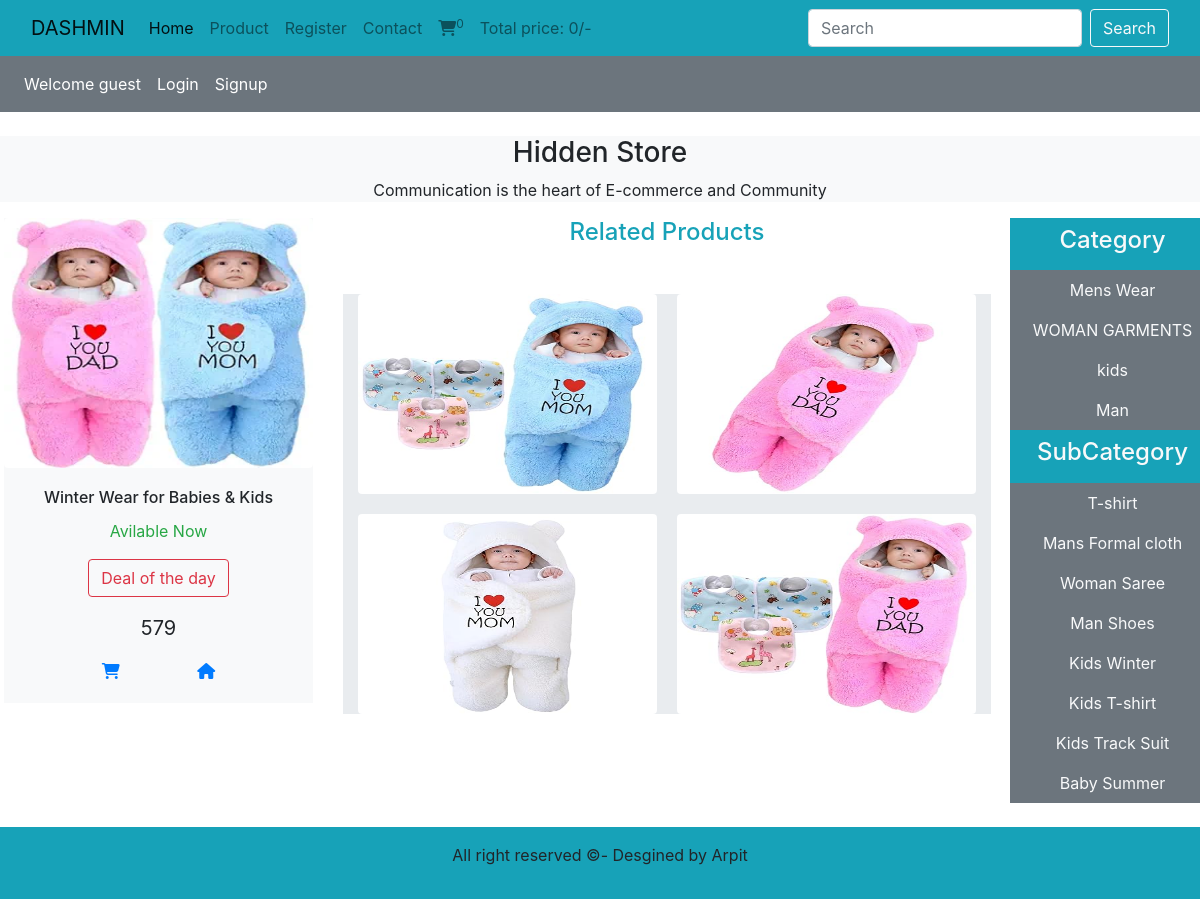
The page /product_details.php?product_id=9 on the database its author committed.
### tables this page shows
CREATE TABLE `product` (
  `pid` int(11) NOT NULL,
  `image` varchar(400) NOT NULL,
  `photo` varchar(400) NOT NULL,
  `pname` varchar(100) NOT NULL,
  `catname` varchar(255) NOT NULL,
  `subid` varchar(100) NOT NULL,
  `price` varchar(100) NOT NULL,
  `pstatus` varchar(100) NOT NULL
);

CREATE TABLE `category` (
  `cid` int(11) NOT NULL,
  `cname` varchar(100) NOT NULL,
  `status` varchar(100) NOT NULL,
  `created_at` varchar(255) NOT NULL DEFAULT current_timestamp(),
  `updated_at` timestamp NOT NULL DEFAULT current_timestamp() ON UPDATE current_timestamp()
);

CREATE TABLE `subcategory` (
  `sid` int(11) NOT NULL,
  `subname` varchar(100) NOT NULL,
  `catid` varchar(100) NOT NULL,
  `substatus` varchar(100) NOT NULL,
  `created_at` varchar(100) DEFAULT current_timestamp(),
  `updated_at` timestamp NOT NULL DEFAULT current_timestamp() ON UPDATE current_timestamp()
);

### functions/common_function.php (the view, shortened to what this page needs)
<?php
include('./config/connect.php');
        ?>
    <?php
    function getbrands(){
        global $con;
        $select_brands = "select * from `subcategory`";
        $result_brands = mysqli_query($con,$select_brands);
        while($row_data = mysqli_fetch_assoc($result_brands)){
            $brand_title = $row_data['subname'];
            $brand_id = $row_data['sid'];
            echo "<li class='nav-item text-center'>
            <a href='index.php?subcategory=$brand_id' class='nav-link text-light'>$brand_title</a>
        </li>";
        }
    }
    function getcategory(){
        global $con;
        $select_category = "select * from `category`";
                            $result_category = mysqli_query($con,$select_category);
                            while($row_data_1 = mysqli_fetch_assoc($result_category)){
                                $category_title = $row_data_1['cname'];
                                $category_id = $row_data_1['cid'];
                                echo "<li class='nav-item text-center'>
                                <a href='index.php?category=$category_id' class='nav-link text-light'>$category_title</a>
                            </li>";
                            }
    }
    function view_details(){
        global $con;
        if(isset($_GET["product_id"])){
        if(!isset($_GET["category"])){
            if(!isset($_GET["subcategory"])){
                $product_id =$_GET['product_id'];
            $select_query = "select * from `product` where pid=$product_id";
            $result_query= mysqli_query($con,$select_query);
            while($row = mysqli_fetch_assoc($result_query)){
                $product_id = $row['pid'];
                $image = $row['image'];
                $pname = $row['pname'];
                $price = $row['price'];
                $multiple_photo = explode(",",$row['photo']);
               echo "<div class='col-md-4 col-sm-6 mb-2'>
                <div class='bg-light' style='width: 100%;'>
                    <img src='./admin/assets/img/$image' style='width:100%; height:250px;'' class='object-fit-fill rounded mx-auto d-block ' alt='...' />
                    <div class='card-body'>
                        <h5 class='card-title text-center fs-6 ellipsis'>$pname</h5>
                        <div class='text-center'>
                        <div class='card-text mb-2'>
                        <p class='text-success'>Avilable Now</p>
                        </div>
                     <p class='btn btn-outline-danger style='width:100%;''>Deal of the day</p>
                        <p class='fs-6'><span class='fs-5'>$price</span></p>
                        </div>
                        <div class='d-flex justify-content-evenly'>
                        <abbr title='Add to Cart'><a href='index.php?add_to_cart=$product_id' class=''><i class='fa-solid fa-cart-shopping'></i></a></abbr>
                        <abbr title='Go home' class='float-right'><a href='index.php'><i class='fa fa-home' aria-hidden='true'></i>
                        </a></abbr>
                    </div>
                    </div>
                </div>
            </div>";
            ?>
            <div class='col-md-8 col-sm-6 mb-2'>
            <div class='row'>
                <div class='col-md-12'>
                    <h4 class='text-center text-info mb-5'>Related Products</h4>
                <div class='col-md-12 pol'>
                <?php
            foreach($multiple_photo as $img){
                echo "<img src ='./admin/assets/img/$img' class='rounded' width='100%' height='200px' >";
            }
            ?>
                </div>
                </div>
            </div>
        </div>
        <?php
        }}
    }
    }
}
    function getIPAddress() {
         if(!empty($_SERVER['HTTP_CLIENT_IP'])) {
                    $ip = $_SERVER['HTTP_CLIENT_IP'];
            }
        elseif (!empty($_SERVER['HTTP_X_FORWARDED_FOR'])) {
                    $ip = $_SERVER['HTTP_X_FORWARDED_FOR'];
         }
        else{
                 $ip = $_SERVER['REMOTE_ADDR'];
         }
         return $ip;
    }
function cart_iteam(){
    if(isset($_GET['add_to_cart'])){
        global $con;
        $ip = getIPAddress();
        $select_query ="select * from `cart_details` where ip_address ='$ip'";
        $result_query = mysqli_query($con,$select_query);
        $count_cart_items = mysqli_num_rows($result_query);
    }
        else{
            global $con;
        $ip = getIPAddress();
        $select_query ="select * from `cart_details` where ip_address ='$ip'";
        $result_query = mysqli_query($con,$select_query);
        $count_cart_items = mysqli_num_rows($result_query);
        }
        echo $count_cart_items;
    }
    function total_cart_price(){
        $total_price =0;
        echo $total_price;
    }
            ?>

### includes/header.php (style rules this page uses)
.pol { display: grid; grid-template-columns: repeat(2,1fr); gap: 20px; }
.ellipsis { overflow: hidden; white-space: nowrap; text-overflow: ellipsis; }
.pol { background-color: #e9ecef; }

### rows shown on the page
product: image (picture), pname "Winter Wear for Babies & Kids", price "579"
category: cname "Mens Wear"
category: cname "WOMAN GARMENTS"
category: cname "kids"
category: cname "Man"
subcategory: subname "T-shirt"
subcategory: subname "Mans Formal cloth"
subcategory: subname "Woman Saree"
subcategory: subname "Man Shoes"
subcategory: subname "Kids Winter"
subcategory: subname "Kids T-shirt"
subcategory: subname "Kids Track Suit"
subcategory: subname "Baby Summer"

### other values the page prints
$count_cart_items "0"
$total_price "0"
